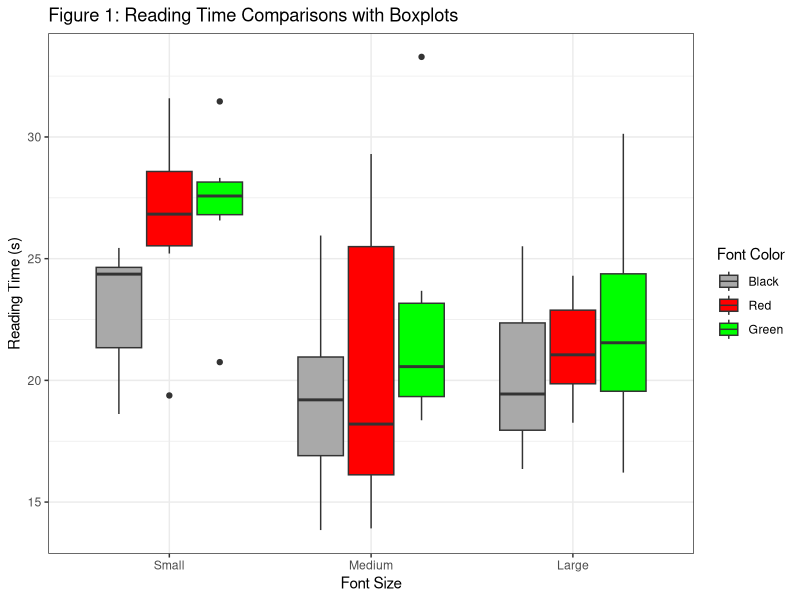
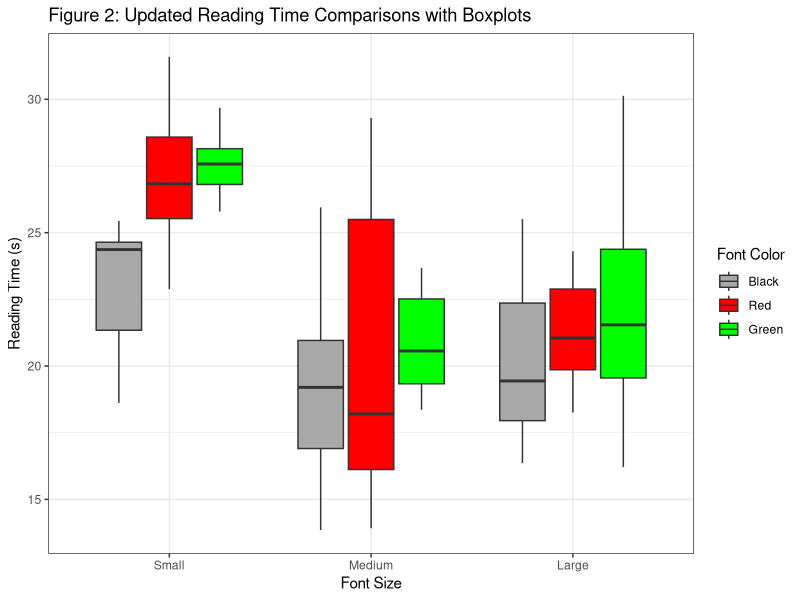
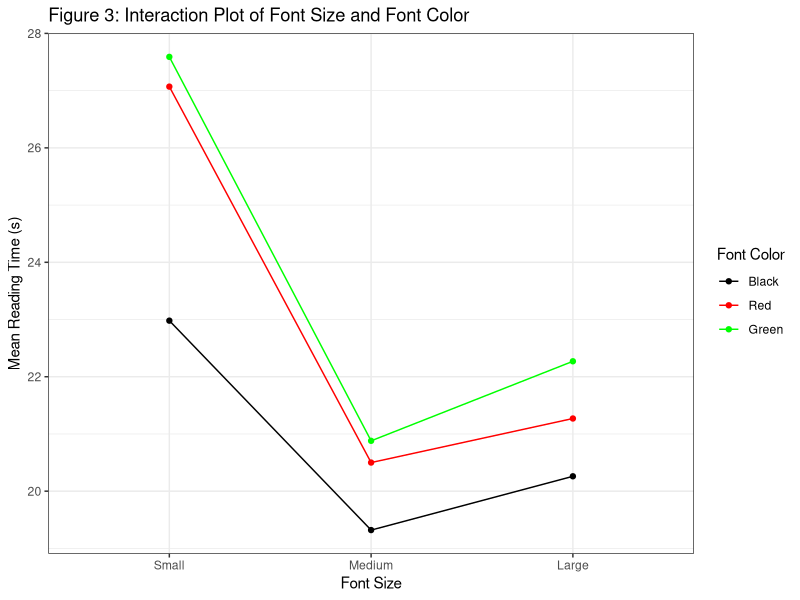
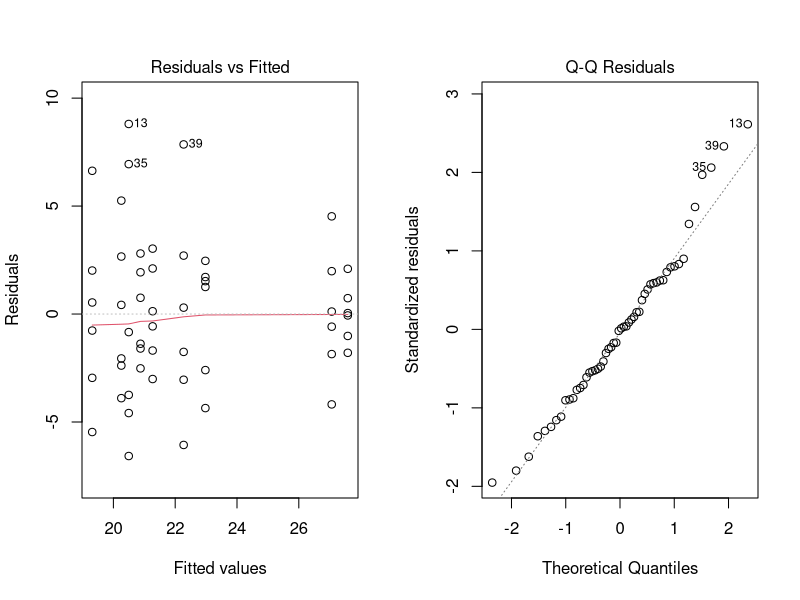
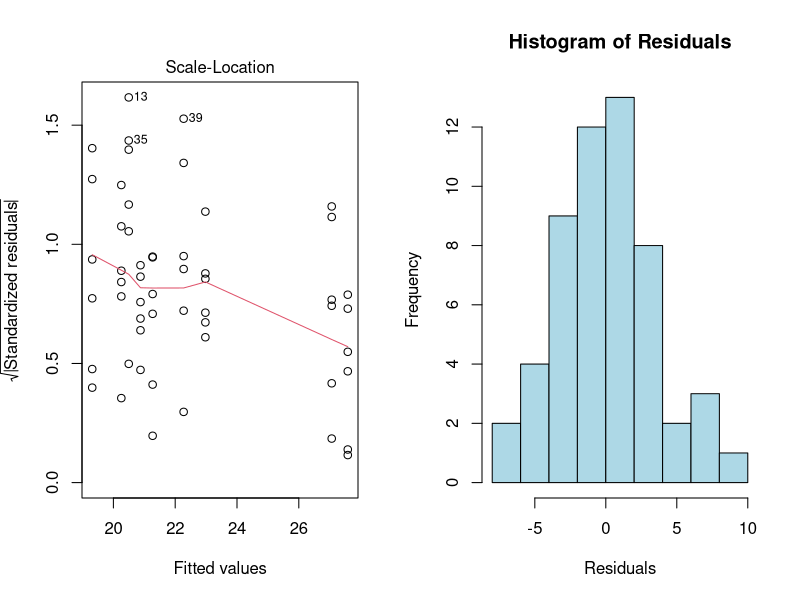

R code for these plots, in order:
## ---- chunk 1
knitr::opts_chunk$set(message = FALSE)
knitr::opts_chunk$set(warning = FALSE)
knitr::opts_chunk$set(error = FALSE)

## ---- chunk 2
library(car)
library(emmeans)
library(tidyverse)
library(knitr)
library(broom)

## ---- chunk 3
# get factors in their own columns
# font color levels (highest to lowest contrast against white background): black (-1), red (0), green (1)
# font size levels (smallest to largest font): small (-1), medium (0), large (1)
data <- read.csv("Final_Data.csv")

read_speed <- data |>
  mutate("Font Color" = factor(Text.Settings,
                               levels = c("black, small", "black, medium", "black, large",
                                          "red, small", "red, medium", "red, large",
                                          "green, small", "green, medium", "green, large"),
                               labels = rep(c("Black", "Red", "Green"), each = 3)),
         "Font Size" = factor(Text.Settings,
                              levels = c("black, small", "black, medium", "black, large",
                                          "red, small", "red, medium", "red, large",
                                          "green, small", "green, medium", "green, large"),
                              labels = rep(c("Small", "Medium", "Large"), times = 3))) |>
  rename("Time" = Time..s.) |>
  select(`Font Size`, `Font Color`, `Time`)

kable(head(read_speed, n = 9),
      caption = "Reading Time by Factors Data Collection")

## ---- chunk 4
# get key summary stats of our data
summary_stats <- read_speed |>
  group_by(`Font Size`, `Font Color`) |>
  summarise(Mean = round(mean(Time), 2),
            SD = round(sd(Time), 2))

kable(summary_stats,
      col.names = c("Font Size", "Font Color", "Mean (s)", "SD (s)"),
      caption = "Summary Statistics of Reading Time by Treatment Group (n = 6)")

## ---- chunk 5
# boxplots to compare means
ggplot(read_speed, aes(x = `Font Size`,
                       y = `Time`,
                       fill = `Font Color`)) +
  scale_fill_manual(values = c("darkgray", "red", "green")) +
  geom_boxplot() + 
  labs(y = "Reading Time (s)",
       title = "Figure 1: Reading Time Comparisons with Boxplots") +
  theme_bw()

## ---- chunk 6
# remove outliers based on box plot

# outlier small/red is the min
outliers_sr <- read_speed |>
  filter(`Font Size` == "Small", `Font Color` == "Red") |>
  filter(Time == min(Time))

# outlier small/green is both the min and max
outliers_sg <- read_speed |>
  filter(`Font Size` == "Small", `Font Color` == "Green") |>
  filter(Time == max(Time) |
         Time == min(Time))

# outlier medium/green is the max
outliers_mg <- read_speed |>
  filter(`Font Size` == "Medium", `Font Color` == "Green") |>
  filter(Time == max(Time))

read_speed_clean <- read_speed |>
  filter(Time != outliers_sr$Time &
          Time != outliers_sg$Time[1] &
          Time != outliers_sg$Time[2] &
          Time != outliers_mg$Time)

read_speed_new <- read_speed_clean |>
  add_row(`Font Size` = as.factor(c("Small", "Small", "Small", "Medium")),
          `Font Color` = as.factor(c("Green", "Red", "Green", "Green")),
          Time = c(29.68, 22.88, 25.79, 22.81))

# new summary statistics
summary_stats_new <- read_speed_new |>
  group_by(`Font Size`, `Font Color`) |>
  summarise(Mean = round(mean(Time), 2),
            SD = round(sd(Time), 2))

kable(summary_stats_new,
      col.names = c("Font Size", "Font Color", "Mean (s)", "SD (s)"),
      caption = "Updated Summary Statistics of Reading Time by Treatment Group (n = 6)")

# new boxplot w/o outliers
ggplot(read_speed_new, aes(x = `Font Size`,
                             y = `Time`,
                             fill = `Font Color`)) +
  scale_fill_manual(values = c("darkgray", "red", "green")) +
  geom_boxplot() + 
  labs(y = "Reading Time (s)",
       title = "Figure 2: Updated Reading Time Comparisons with Boxplots") +
  theme_bw()

## ---- chunk 7
# interaction plot
ggplot(summary_stats_new, aes(x = `Font Size`,
                          y = Mean,
                          color = `Font Color`,
                          group = `Font Color`)) +
  scale_color_manual(values = c("black", "red", "green")) +
  geom_point() +
  geom_line() +
  labs(y = "Mean Reading Time (s)",
       title = "Figure 3: Interaction Plot of Font Size and Font Color") + 
  theme_bw()

## ---- chunk 8
anova <- aov(`Time` ~ `Font Size` * `Font Color`, read_speed_new)

par(mfrow = c(1, 2))
plot(anova, which = 1:3)

hist(anova$residuals,
     main = "Histogram of Residuals",
     xlab = "Residuals",
     col = "lightblue")
## ---- chunk 9
# generate ANOVA table
kable(tidy(anova),
      digits = 3,
      col.names = c("Sources of Variation", "degrees of freedom", "Sum of Squares", "Mean Square", "F", "p-value"),
      caption = "ANOVA Table")
